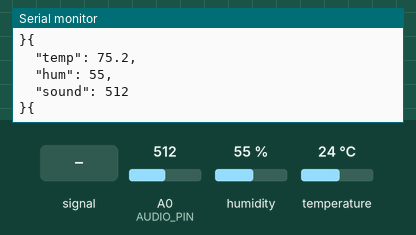
Recording of a program running on a simulated ESP8266 (Wemos D1 mini). Parts: the last lines printed to the serial monitor. The inputs (shaded band) are chosen by the test bench; at power-on: humidity 55 %, A0 (AUDIO_PIN) = 512, temperature 24 °C.

Above: at 1.2 s.
1.3 s: A0 (AUDIO_PIN) fed a 200 Hz sine of ±81 counts around its level
7.3 s: humidity set to 22 %
At 8.28 s:
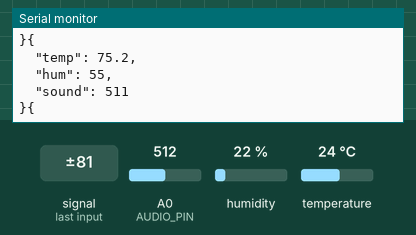
13.3 s: A0 (AUDIO_PIN) set to 716
At 13.35 s:
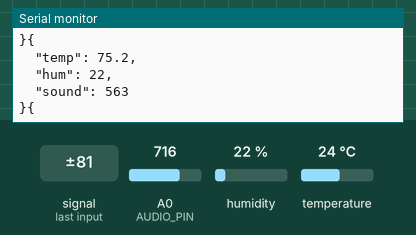
19.3 s: temperature set to 12 °C
At 19.43 s:
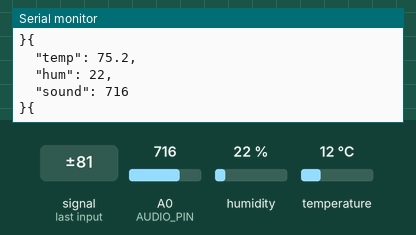
20.8 s: A0 (AUDIO_PIN) fed a 1000 Hz sine of ±255 counts around its level
22.3 s: A0 (AUDIO_PIN) set to 900
At 22.47 s:
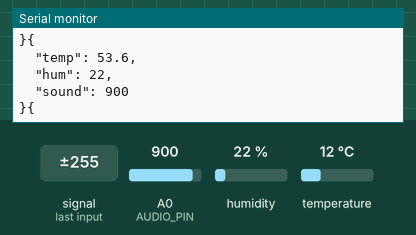
Timing chart, 0 to 24.8 s (numbered marks = the images above; inputs shaded):
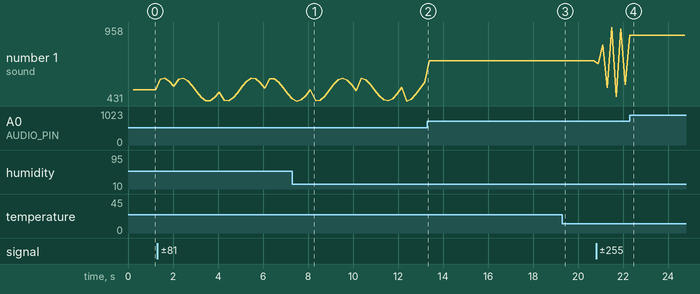

Measured:
- after the input at 22.3 s, the serial monitor: prints a new line at once (image 4)
- plotted number 1: 512 → 482 after the input at 1.3 s, 563 → 716 after the input at 13.3 s, 716 → 546 after the input at 20.8 s, 546 → 900 after the input at 22.3 s

The program:

main.cpp
```cpp
#include <Arduino.h>
#include "ArduinoJson.h"
#include "DHT.h"

#define AUDIO_PIN A0

#define DHTPIN D1
#define DHTTYPE DHT11

JsonObject& prepareTelemetry(JsonBuffer& jsonBuffer);

DHT dht(DHTPIN, DHTTYPE);

void setup() {
  Serial.begin(9600);
  while (!Serial) {}

  dht.begin();
}

void loop() {
  delay(200);

  StaticJsonBuffer<200> jsonBuffer;
  JsonObject& json = prepareTelemetry(jsonBuffer);
  json.prettyPrintTo(Serial);
}

JsonObject& prepareTelemetry(JsonBuffer& jsonBuffer) {
  JsonObject& root = jsonBuffer.createObject();
  root["temp"] = dht.readTemperature(/*isFahrenheit=*/true);
  root["hum"] = dht.readHumidity();
  root["sound"] = analogRead(AUDIO_PIN);

  return root;
}
```
